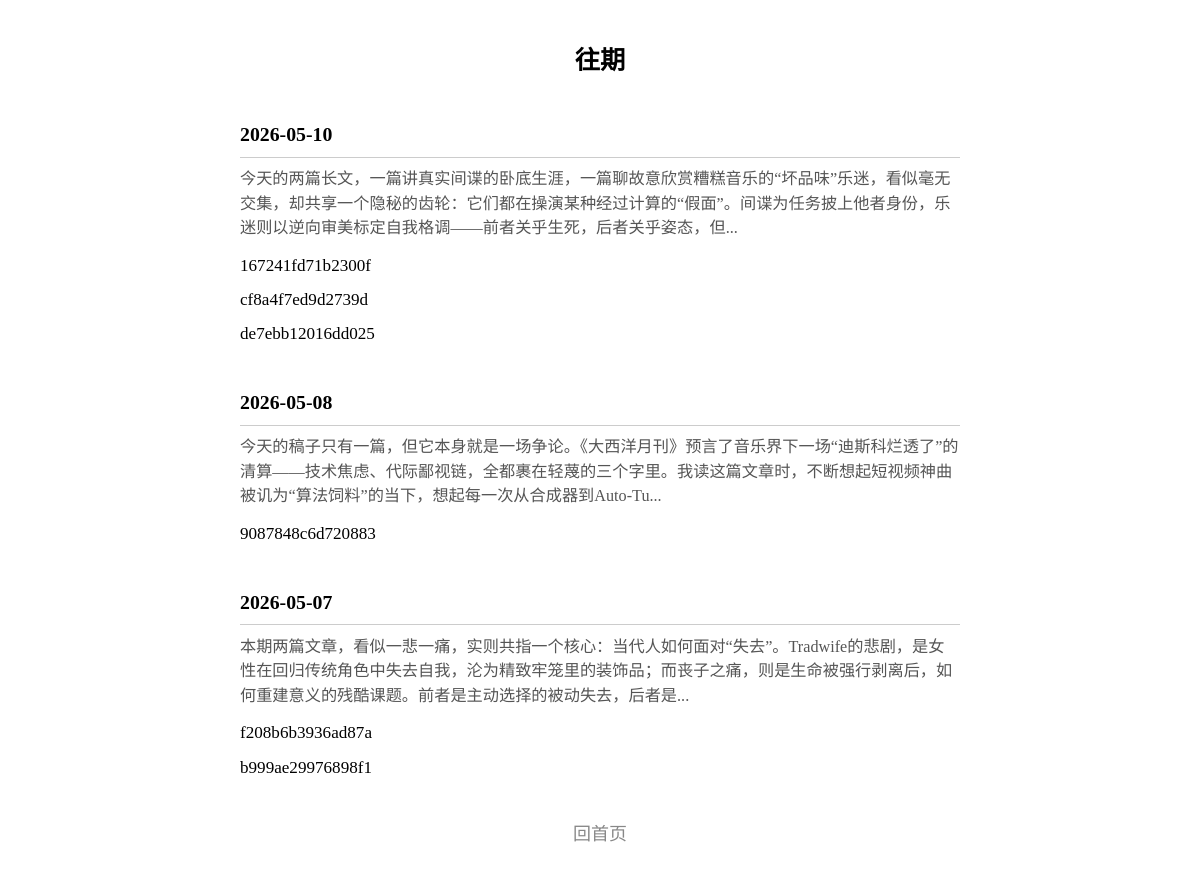
Page /archive on the earlier database version.
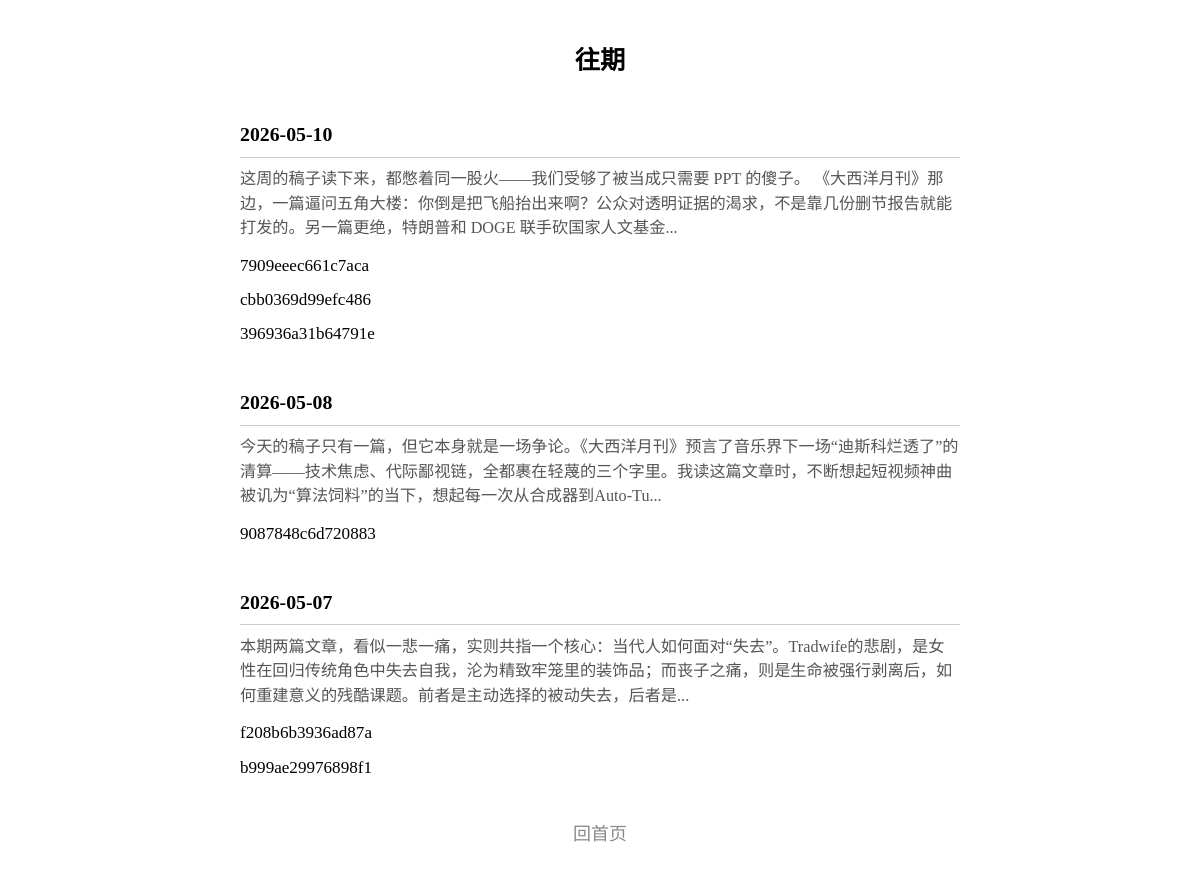
Same page on the later database version.
### tables this page shows
CREATE TABLE issues (
            date TEXT PRIMARY KEY,
            articles TEXT NOT NULL DEFAULT '[]',
            editor_note TEXT NOT NULL DEFAULT '',
            stats TEXT NOT NULL DEFAULT '{}',
            epub_sent_at TEXT
        );

### server.py (the view)
@app.get("/archive", response_class=HTMLResponse)
async def archive(page: int = Query(1, ge=1)):
    per_page = 20
    offset = (page - 1) * per_page
    issues = get_recent_issues(limit=per_page, offset=offset)
    template = env.get_template("archive.html")
    return template.render(issues=issues, page=page)

### templates/archive.html (shortened to what this page needs)
<!DOCTYPE html>
<html lang="zh-CN">
<head>
</head>
<body>
<h1>往期</h1>
{% for issue in issues %}
<div class="issue">
  <div class="issue-date">{{ issue.date }}</div>
  <div class="issue-note">
    {% if issue.editor_note | length > 120 %}
      {{ issue.editor_note[:120] | e }}...
    {% else %}
      {{ issue.editor_note | e }}
    {% endif %}
  </div>
  <ul>
  {% for aid in issue.articles %}
    <li><a href="/article/{{ aid }}">{{ aid }}</a></li>
  {% endfor %}
  </ul>
</div>
{% endfor %}
<div class="footer">
  <a href="/">回首页</a>
</div>
</body>
</html>

Differences in the rows shown:
changed issues "2026-05-10": editor_note "今天的两篇长文，一篇讲真实间谍的卧底生涯，一篇聊故意欣赏糟糕音乐的“坏品味”乐迷，看似毫无交集，却共享一个隐秘的齿轮：它们都在操演某种经过计算的“假面”。间谍为任务披上他者身份，乐迷则以逆向审美标定自我格调——前者关乎生死，后者关乎姿态，但" → "这周的稿子读下来，都憋着同一股火——我们受够了被当成只需要 PPT 的傻子。 《大西洋月刊》那边，一篇逼问五角大楼：你倒是把飞船抬出来啊？公众对透明证据的渴求，不是靠几份删节报告就能打发的。另一篇更绝，特朗普和 DOGE 联手砍国家人文基金"
Other differences:
new list line: "7909eeec661c7aca"
new list line: "cbb0369d99efc486"
new list line: "396936a31b64791e"
list line gone: "167241fd71b2300f"
list line gone: "cf8a4f7ed9d2739d"
list line gone: "de7ebb12016dd025"
